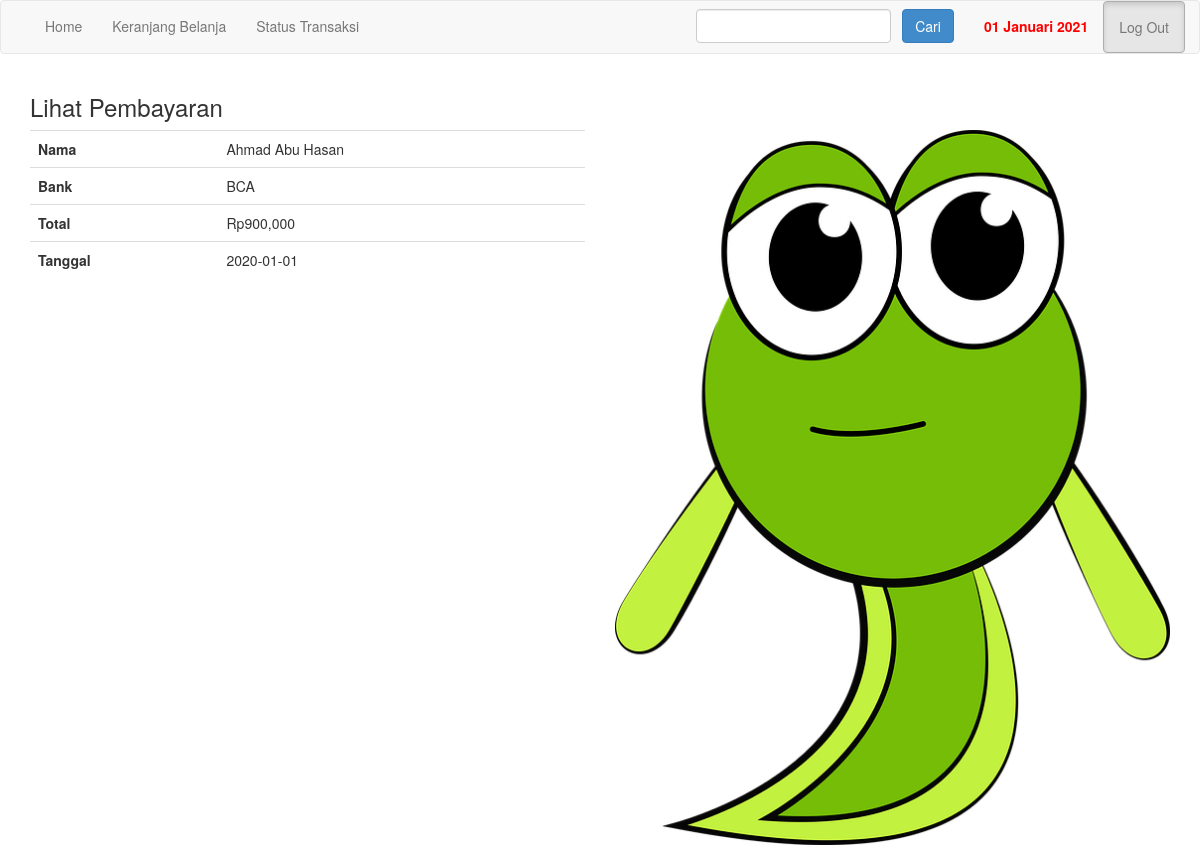
The page /lihat_pembayaran.php?id=1 (signed in) on the database its author committed.
### tables this page shows
CREATE TABLE `pembayaran` (
  `id_pembayaran` int(11) NOT NULL,
  `id_pembelian` int(11) NOT NULL,
  `nama` varchar(100) NOT NULL,
  `bank` varchar(50) NOT NULL,
  `jumlah` int(11) NOT NULL,
  `tanggal` date NOT NULL,
  `bukti` varchar(50) NOT NULL
);

### lihat_pembayaran.php (the view, shortened to what this page needs)
<?php
include 'koneksi.php';
$id_pembelian = $_GET["id"];
$ambil = $koneksi->query("SELECT * FROM pembayaran
						LEFT JOIN pembelian ON pembayaran.id_pembelian=pembelian.id_pembelian
						WHERE pembelian.id_pembelian='$id_pembelian'");
$detbay = $ambil->fetch_assoc();
?>
<!DOCTYPE html>
<html>
<head>
	<link rel="stylesheet" type="text/css" href="admin/assets/css/bootstrap.css">
</head>
<body>
<?php include 'navbar.php'; ?>
<div class="container">
	<h3>Lihat Pembayaran</h3>
	<div class="row">
		<div class="col-md-6">
			<table class="table">
				<tr>
					<th>Nama</th>
					<td><?php echo $detbay["nama"]; ?></td>
				</tr>
				<tr>
					<th>Bank</th>
					<td><?php echo $detbay["bank"]; ?></td>
				</tr>
				<tr>
					<th>Total</th>
					<td>Rp<?php echo number_format($detbay["jumlah"]); ?></td>
				</tr>
				<tr>
					<th>Tanggal</th>
					<td><?php echo $detbay["tanggal"]; ?></td>
				</tr>
			</table>
		</div>
		<div class="col-md-6">
			<img src="bukti_pembayaran/<?php echo $detbay["bukti"]; ?>" class="img-responsive">
		</div>
	</div>
</div>
</body>
</html>

### rows shown on the page
pembayaran: nama "Ahmad Abu Hasan", bank "BCA", jumlah "900,000", tanggal "2020-01-01", bukti (picture)

### other values the page prints
sekarang() "01 Januari 2021"
